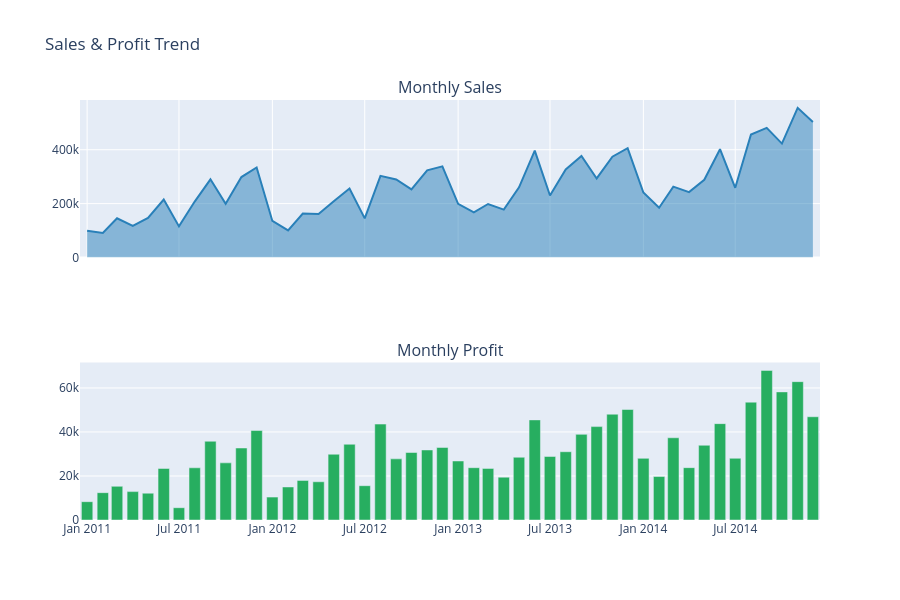

Notebook code for this chart:
### Markdown cell above
## 8. Interactive Plotly Visualizations

### Code cell
# ── Interactive Sales Trend ──────────────────────────────────────
monthly = df.groupby('YearMonth')[['Sales','Profit']].sum().reset_index().sort_values('YearMonth')

fig = make_subplots(rows=2, cols=1, shared_xaxes=True,
                    subplot_titles=('Monthly Sales', 'Monthly Profit'))
fig.add_trace(go.Scatter(x=monthly['YearMonth'], y=monthly['Sales'],
                         fill='tozeroy', line=dict(color='#2980b9'), name='Sales'), row=1, col=1)
fig.add_trace(go.Bar(x=monthly['YearMonth'], y=monthly['Profit'],
                     marker_color=['#e74c3c' if v < 0 else '#27ae60' for v in monthly['Profit']],
                     name='Profit'), row=2, col=1)
fig.update_layout(height=600, title_text='Sales & Profit Trend',
                  showlegend=False, paper_bgcolor='white')
fig.show()

### Figure 1 — Plotly figure (JSON) as saved in the notebook; plotly's stock layout.template omitted (floating-point values rounded to 4 significant figures)
{"data": [{"fill": "tozeroy", "line": {"color": "#2980b9"}, "name": "Sales", "type": "scatter", "x": ["2011-01", "2011-02", "2011-03", "2011-04", "2011-05", "2011-06", "2011-07", "2011-08", "2011-09", "2011-10", "2011-11", "2011-12", "2012-01", "2012-02", "2012-03", "2012-04", "2012-05", "2012-06", "2012-07", "2012-08", "2012-09", "2012-10", "2012-11", "2012-12", "2013-01", "2013-02", "2013-03", "2013-04", "2013-05", "2013-06", "2013-07", "2013-08", "2013-09", "2013-10", "2013-11", "2013-12", "2014-01", "2014-02", "2014-03", "2014-04", "2014-05", "2014-06", "2014-07", "2014-08", "2014-09", "2014-10", "2014-11", "2014-12"], "xaxis": "x", "y": [98900.0, 91150.0, 145700.0, 116900.0, 146700.0, 215200.0, 115500.0, 207600.0, 290200.0, 199100.0, 298500.0, 333900.0, 135800.0, 100500.0, 163100.0, 161100.0, 208400.0, 256200.0, 145200.0, 303100.0, 289400.0, 252900.0, 323500.0, 338300.0, 199200.0, 167200.0, 198600.0, 177800.0, 260500.0, 396500.0, 229900.0, 326500.0, 376600.0, 293400.0, 374000.0, 405500.0, 241300.0, 184800.0, 263100.0, 242800.0, 288400.0, 401800.0, 258700.0, 456600.0, 481200.0, 422800.0, 555300.0, 503100.0], "yaxis": "y"}, {"marker": {"color": ["#27ae60", "#27ae60", "#27ae60", "#27ae60", "#27ae60", "#27ae60", "#27ae60", "#27ae60", "#27ae60", "#27ae60", "#27ae60", "#27ae60", "#27ae60", "#27ae60", "#27ae60", "#27ae60", "#27ae60", "#27ae60", "#27ae60", "#27ae60", "#27ae60", "#27ae60", "#27ae60", "#27ae60", "#27ae60", "#27ae60", "#27ae60", "#27ae60", "#27ae60", "#27ae60", "#27ae60", "#27ae60", "#27ae60", "#27ae60", "#27ae60", "#27ae60", "#27ae60", "#27ae60", "#27ae60", "#27ae60", "#27ae60", "#27ae60", "#27ae60", "#27ae60", "#27ae60", "#27ae60", "#27ae60", "#27ae60"]}, "name": "Profit", "type": "bar", "x": ["2011-01", "2011-02", "2011-03", "2011-04", "2011-05", "2011-06", "2011-07", "2011-08", "2011-09", "2011-10", "2011-11", "2011-12", "2012-01", "2012-02", "2012-03", "2012-04", "2012-05", "2012-06", "2012-07", "2012-08", "2012-09", "2012-10", "2012-11", "2012-12", "2013-01", "2013-02", "2013-03", "2013-04", "2013-05", "2013-06", "2013-07", "2013-08", "2013-09", "2013-10", "2013-11", "2013-12", "2014-01", "2014-02", "2014-03", "2014-04", "2014-05", "2014-06", "2014-07", "2014-08", "2014-09", "2014-10", "2014-11", "2014-12"], "xaxis": "x2", "y": [8322.0, 12420.0, 15300.0, 12900.0, 12180.0, 23420.0, 5585.0, 23710.0, 35780.0, 25960.0, 32710.0, 40650.0, 10400.0, 15000.0, 17990.0, 17370.0, 29880.0, 34410.0, 15590.0, 43570.0, 27780.0, 30660.0, 31820.0, 32950.0, 26810.0, 23760.0, 23430.0, 19460.0, 28500.0, 45480.0, 28860.0, 31020.0, 38910.0, 42430.0, 48060.0, 50200.0, 28000.0, 19750.0, 37360.0, 23780.0, 33950.0, 43780.0, 28040.0, 53540.0, 67980.0, 58210.0, 62860.0, 46920.0], "yaxis": "y2"}], "layout": {"annotations": [{"font": {"size": 16}, "showarrow": false, "text": "Monthly Sales", "x": 0.5, "xanchor": "center", "xref": "paper", "y": 1, "yanchor": "bottom", "yref": "paper"}, {"font": {"size": 16}, "showarrow": false, "text": "Monthly Profit", "x": 0.5, "xanchor": "center", "xref": "paper", "y": 0.375, "yanchor": "bottom", "yref": "paper"}], "height": 600, "paper_bgcolor": "white", "showlegend": false, "title": {"text": "Sales & Profit Trend"}, "xaxis": {"anchor": "y", "domain": [0, 1], "matches": "x2", "showticklabels": false}, "xaxis2": {"anchor": "y2", "domain": [0, 1]}, "yaxis": {"anchor": "x", "domain": [0.625, 1]}, "yaxis2": {"anchor": "x2", "domain": [0, 0.375]}}}
